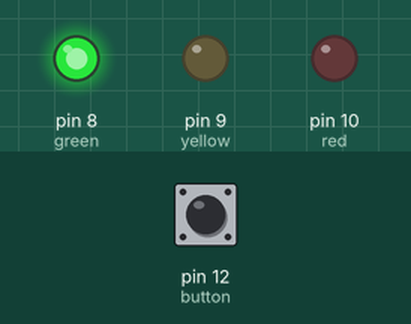
This sketch was run on a simulated Arduino Uno, built with avr-gcc and run on an emulated ATmega328P. On the bench: output pins drawn as LEDs (lit = HIGH). The test bench sets the inputs (shaded band); at power-on: pin 12 (button) LOW.

Above: at 1.2 s.
1.3 s: pin 12 (button) pulled HIGH for 0.15 s
At 2.0 s:
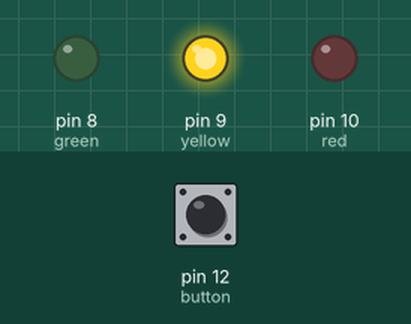
At 5.5 s:
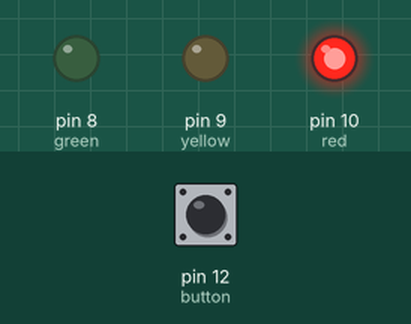
Timing chart, 0 to 12.8 s (numbered marks = the images above; inputs shaded):
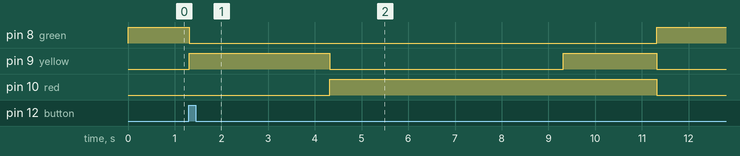

Measured:
- after the input at 1.3 s, pin 8 (green): HIGH → LOW at once, → HIGH 10.0 s later; pin 9 (yellow): LOW → HIGH at once, → LOW 3.0 s later, → HIGH 5.0 s later, → LOW 2.0 s later; pin 10 (red): LOW → HIGH after 3.0 s, → LOW 7.0 s later

The sketch:

cm-button-traffic-light.ino
```cpp
int red = 10;
int yellow = 9;
int green = 8;
int button = 12; // switch is on pin 12

void setup(){
    pinMode(red, OUTPUT);
    pinMode(yellow, OUTPUT);
    pinMode(green, OUTPUT);
    pinMode(button, INPUT);
    digitalWrite(green, HIGH);
}

void loop() {
    if (digitalRead(button) == HIGH){
        delay(15); // software debounce
        if (digitalRead(button) == HIGH) {
            // if the switch is HIGH, ie. pushed down - change the lights!
            changeLights();
            delay(15000); // wait for 15 seconds
        }
    }
}

void changeLights(){
    // green off, yellow on for 3 seconds
    digitalWrite(green, LOW);
    digitalWrite(yellow, HIGH);
    delay(3000);

    // turn off yellow, then turn red on for 5 seconds
    digitalWrite(yellow, LOW);
    digitalWrite(red, HIGH);
    delay(5000);

    // red and yellow on for 2 seconds (red is already on though)
    digitalWrite(yellow, HIGH);
    delay(2000);

    // turn off red and yellow, then turn on green
    digitalWrite(yellow, LOW);
    digitalWrite(red, LOW);
    digitalWrite(green, HIGH);
    delay(3000);
}
```
